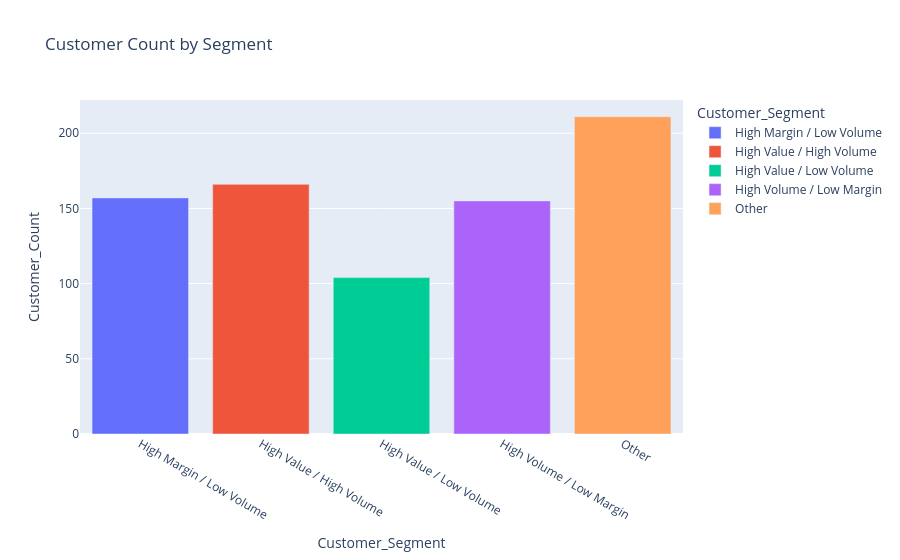

Source (notebook cell):
### Code cell
segment_counts = (
    seg_df.groupby("Customer_Segment")
          .size()
          .reset_index(name="Customer_Count")
)

fig = px.bar(
    segment_counts,
    x="Customer_Segment",
    y="Customer_Count",
    color="Customer_Segment",
    title="Customer Count by Segment"
)

fig.show()

### Figure 1 — Plotly figure (JSON) as saved in the notebook; plotly's stock layout.template omitted (floating-point values rounded to 4 significant figures)
{"data": [{"hovertemplate": "Customer_Segment=%{x}<br>Customer_Count=%{y}<extra></extra>", "legendgroup": "High Margin / Low Volume", "marker": {"color": "#636efa", "pattern": {"shape": ""}}, "name": "High Margin / Low Volume", "orientation": "v", "showlegend": true, "textposition": "auto", "type": "bar", "x": ["High Margin / Low Volume"], "xaxis": "x", "y": [157], "yaxis": "y"}, {"hovertemplate": "Customer_Segment=%{x}<br>Customer_Count=%{y}<extra></extra>", "legendgroup": "High Value / High Volume", "marker": {"color": "#EF553B", "pattern": {"shape": ""}}, "name": "High Value / High Volume", "orientation": "v", "showlegend": true, "textposition": "auto", "type": "bar", "x": ["High Value / High Volume"], "xaxis": "x", "y": [166], "yaxis": "y"}, {"hovertemplate": "Customer_Segment=%{x}<br>Customer_Count=%{y}<extra></extra>", "legendgroup": "High Value / Low Volume", "marker": {"color": "#00cc96", "pattern": {"shape": ""}}, "name": "High Value / Low Volume", "orientation": "v", "showlegend": true, "textposition": "auto", "type": "bar", "x": ["High Value / Low Volume"], "xaxis": "x", "y": [104], "yaxis": "y"}, {"hovertemplate": "Customer_Segment=%{x}<br>Customer_Count=%{y}<extra></extra>", "legendgroup": "High Volume / Low Margin", "marker": {"color": "#ab63fa", "pattern": {"shape": ""}}, "name": "High Volume / Low Margin", "orientation": "v", "showlegend": true, "textposition": "auto", "type": "bar", "x": ["High Volume / Low Margin"], "xaxis": "x", "y": [155], "yaxis": "y"}, {"hovertemplate": "Customer_Segment=%{x}<br>Customer_Count=%{y}<extra></extra>", "legendgroup": "Other", "marker": {"color": "#FFA15A", "pattern": {"shape": ""}}, "name": "Other", "orientation": "v", "showlegend": true, "textposition": "auto", "type": "bar", "x": ["Other"], "xaxis": "x", "y": [211], "yaxis": "y"}], "layout": {"barmode": "relative", "legend": {"title": {"text": "Customer_Segment"}, "tracegroupgap": 0}, "title": {"text": "Customer Count by Segment"}, "xaxis": {"anchor": "y", "categoryarray": ["High Margin / Low Volume", "High Value / High Volume", "High Value / Low Volume", "High Volume / Low Margin", "Other"], "categoryorder": "array", "domain": [0, 1], "title": {"text": "Customer_Segment"}}, "yaxis": {"anchor": "x", "domain": [0, 1], "title": {"text": "Customer_Count"}}}}
